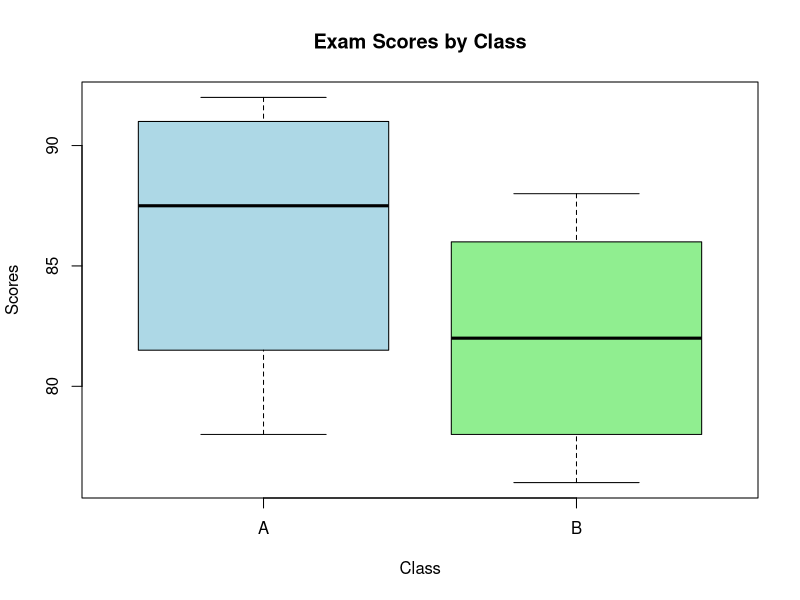

R code for this plot:
class <- c("A", "A", "A", "A", "B", "B", "B", "B")
scores <- c(85, 90, 78, 92, 88, 76, 80, 84)
boxplot(scores~class, 
        main = "Exam Scores by Class", 
        xlab = "Class", 
        ylab = "Scores", 
        col = c("lightblue", "lightgreen"))